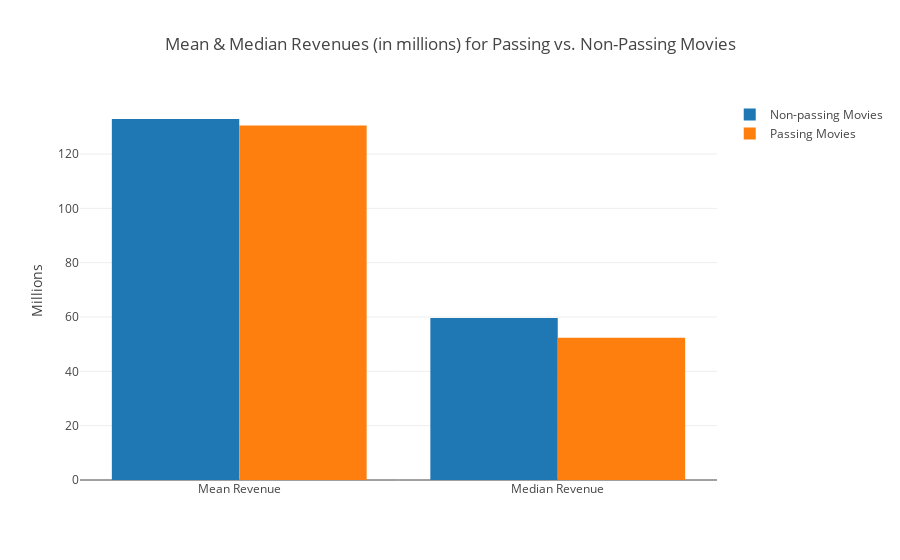

Source (notebook cell):
### Code cell
trace0 = go.Bar(
    x=['Mean Revenue', 'Median Revenue'],
    y=[val for val in mean_median_revenue.values[0]],
    name='Non-passing Movies'    
)

trace1 = go.Bar(
    x=['Mean Revenue', 'Median Revenue'],
    y=[val for val in mean_median_revenue.values[1]],
    name='Passing Movies'    
)

data = [trace0, trace1]    
layout = go.Layout(
    title="Mean & Median Revenues (in millions) for Passing vs. Non-Passing Movies", 
    yaxis=dict(title="Millions"),
    barmode='group'
)

fig = go.Figure(data=data, layout=layout)
iplot(fig)

### Figure 1 — Plotly figure (JSON) as saved in the notebook; plotly's stock layout.template omitted (floating-point values rounded to 4 significant figures)
{"data": [{"name": "Non-passing Movies", "type": "bar", "uid": "f6a5cc66-a4b7-4479-814a-b27df2d70e93", "x": ["Mean Revenue", "Median Revenue"], "y": [132.9, 59.6]}, {"name": "Passing Movies", "type": "bar", "uid": "bde37523-0643-45cc-a63d-20e3c8ff6fbe", "x": ["Mean Revenue", "Median Revenue"], "y": [130.5, 52.36]}], "layout": {"autosize": true, "barmode": "group", "title": {"text": "Mean & Median Revenues (in millions) for Passing vs. Non-Passing Movies"}, "xaxis": {"autorange": true, "range": [-0.5, 1.5], "type": "category"}, "yaxis": {"autorange": true, "range": [0, 139.9], "title": {"text": "Millions"}, "type": "linear"}}}
